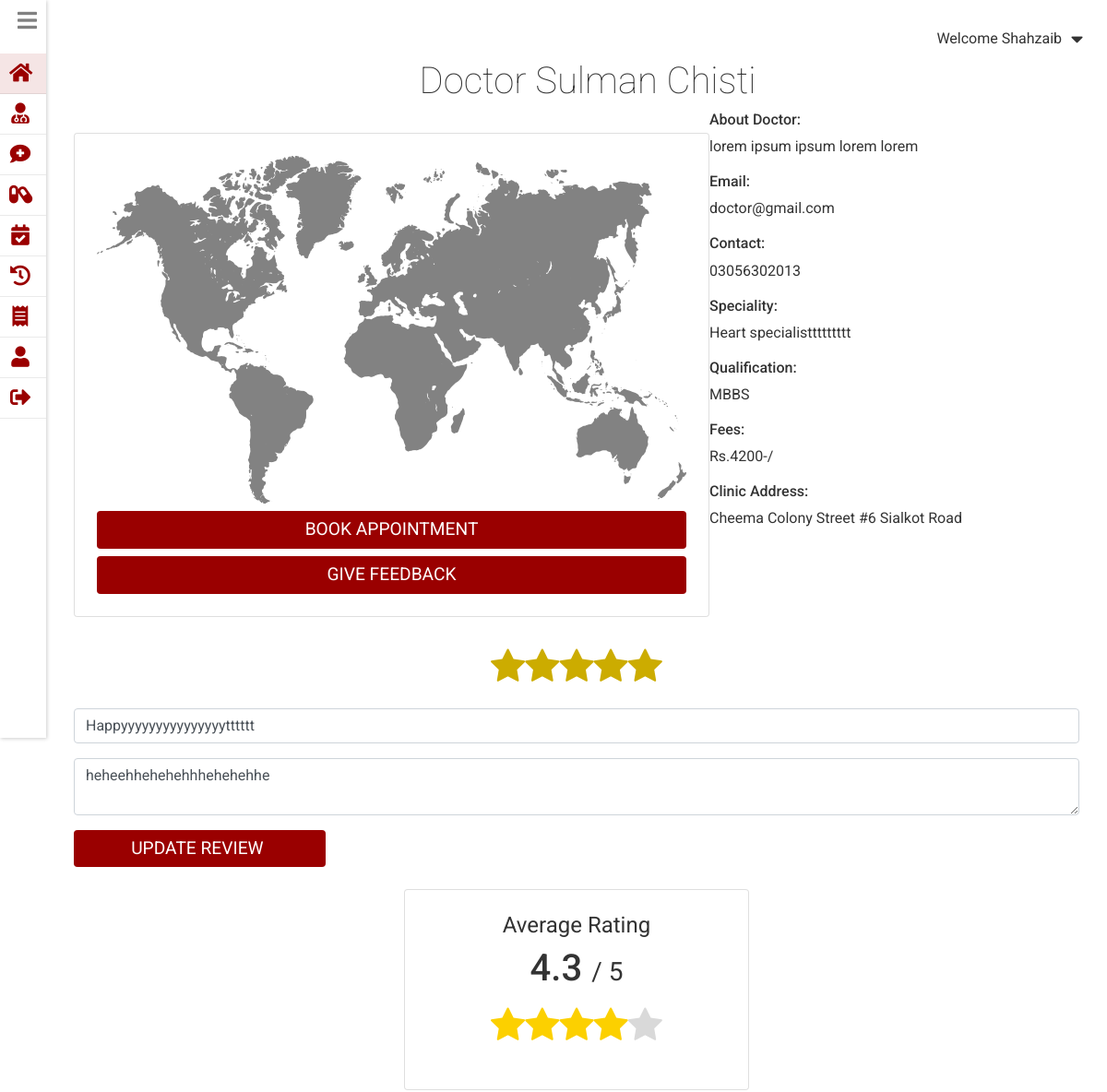
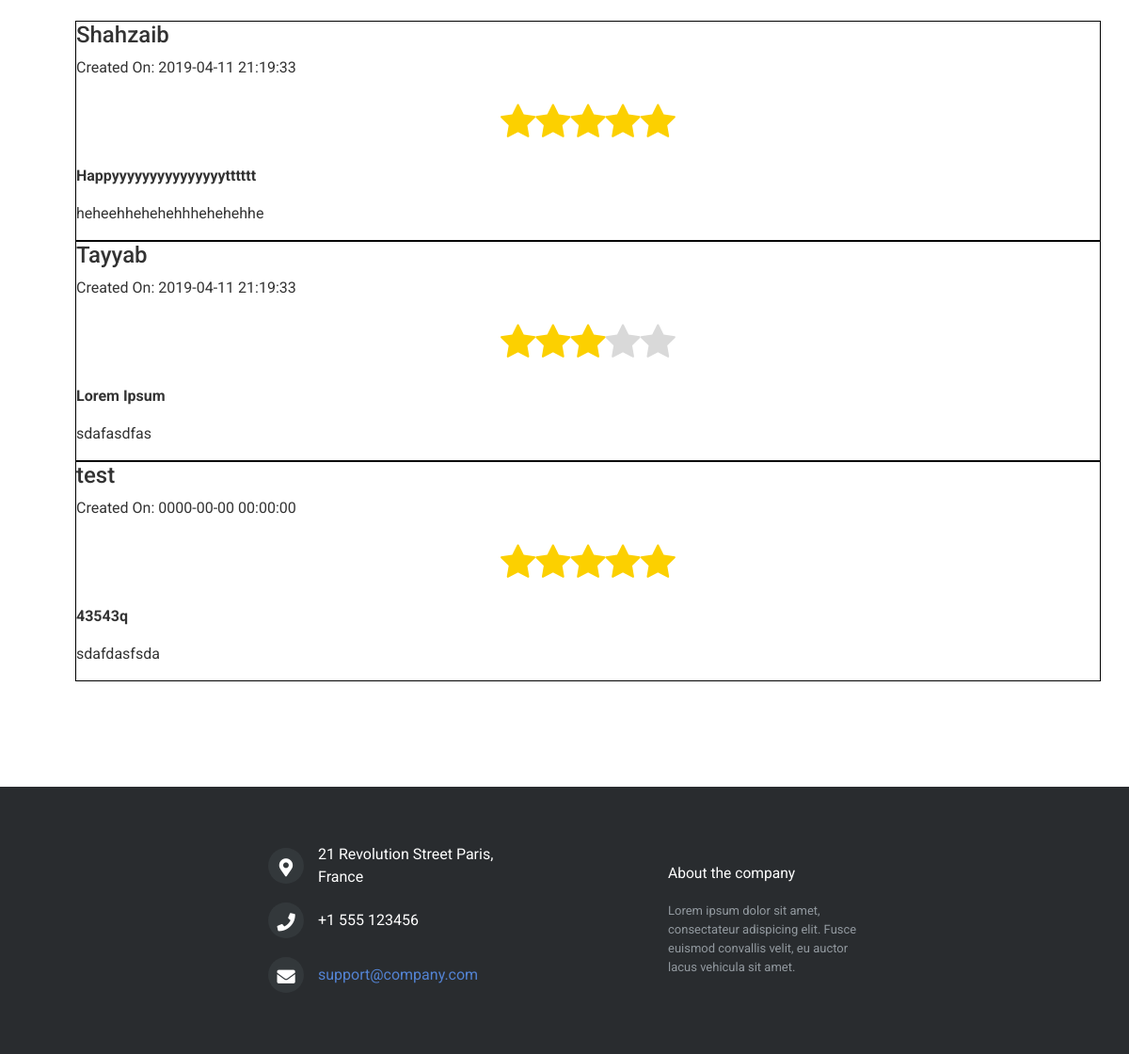
Screenshot of /patient/doctor_detail.php?doctor_id=15 (signed in) with the database file from the repository (2 pictures, top to bottom).
### tables this page shows
CREATE TABLE `patients` (
  `id` int(11) NOT NULL,
  `username` varchar(255) NOT NULL,
  `name` varchar(255) NOT NULL,
  `email` varchar(255) NOT NULL,
  `gender` varchar(6) NOT NULL,
  `hashedPassword` varchar(255) NOT NULL,
  `phone` varchar(255) NOT NULL,
  `address` varchar(255) NOT NULL,
  `city` varchar(255) NOT NULL,
  `dob` varchar(255) NOT NULL,
  `created_on` timestamp NOT NULL DEFAULT CURRENT_TIMESTAMP
);

CREATE TABLE `doctors` (
  `id` int(11) NOT NULL,
  `username` varchar(255) NOT NULL,
  `name` varchar(255) NOT NULL,
  `email` varchar(255) NOT NULL,
  `gender` varchar(6) NOT NULL,
  `hashedPassword` varchar(255) NOT NULL,
  `phone` varchar(60) NOT NULL,
  `address` varchar(255) NOT NULL,
  `city` varchar(60) NOT NULL,
  `dob` varchar(255) NOT NULL,
  `about` varchar(255) NOT NULL,
  `specialization` varchar(60) NOT NULL,
  `qualification` varchar(60) NOT NULL,
  `fees` int(11) NOT NULL,
  `created_on` timestamp NOT NULL DEFAULT CURRENT_TIMESTAMP
);

CREATE TABLE `reviews` (
  `id` int(11) NOT NULL,
  `rating` int(2) NOT NULL,
  `doctor_id` int(11) NOT NULL,
  `patient_id` int(11) NOT NULL,
  `subject` varchar(255) NOT NULL,
  `message` varchar(255) NOT NULL,
  `created_on` timestamp NULL DEFAULT CURRENT_TIMESTAMP
);

### private/functions.php (called while the page is built, shortened)
<?php
function loggedInPatientId(){
  return $_SESSION[SessionContract::SESSION_PATIENT_ID];
}
  function urlFor($script_path) {
      if($script_path[0] != '/') {
        $script_path = "/" . $script_path;
      }
      return WWW_ROOT . $script_path;
  }
  function getStylePath($stylesheet_name) {
      if($stylesheet_name[0] != '/') {
        $stylesheet_name = "/" . $stylesheet_name;
      }
      return STYLES_PATH . $stylesheet_name;
  }
?>

### private/model/patient.class.php (called while the page is built, shortened)
<?php
class Patient {
    private $name;
    static private $db;
  static public function setDatabase($pdo){
    if($pdo){
      Patient::$db = $pdo;
    }
    else{
      throw new \Exception("Please pass valid database in Patient ");
    }
  }
  static public function find_patient_by_id($id){
    $queryString  = "SELECT * FROM ".PatientTable::TABLE_NAME." ";
    $queryString .= "WHERE ".PatientTable::COLUMN_ID." = ?";
    $stmt = Patient::$db->prepare($queryString);
    $stmt->execute([$id]);
    $patient = $stmt->fetch(PDO::FETCH_ASSOC);
    if($patient){
      return new Patient($patient);
    }
    else {
      return false;
    }
  }
  public function setName($name='')
  {
    $this->name = $name;
  }
  public function getName()
  {
    return $this->name;
  }
}
?>

### private/model/doctor.class.php (called while the page is built, shortened)
<?php
class Doctor
{
    private $id;
    private $name;
    private $email;
    private $phone;
    private $address;
    private $about;
    private $specialization;
    private $qualification;
    private $fees;
    static private $db;
    function __construct($args =[]){
            $this->setId($args[DoctorTable::COLUMN_ID] ?? '');
    }
    static public function setDatabase($pdo){
      if($pdo){
        Doctor::$db = $pdo;
      }
      else{
        throw new \Exception("Please pass valid database in doctor ");
      }
    }
    static public function find_doctor_by_id($id){
        $queryString = "SELECT * FROM ".DoctorTable::TABLE_NAME;
        $queryString .= " WHERE ".DoctorTable::COLUMN_ID." = ?";
        $stmt = Doctor::$db->prepare($queryString);
        $stmt->execute([$id]);
        $doctor = $stmt->fetch(PDO::FETCH_ASSOC);
        if($doctor){
          return new Doctor($doctor);
        }
        return false;
    }
    public function getId() {
         return $this->id;
    }
    public function setId($id) {
         $this->id = $id;
         $this->reviews = Review::find_reviews_by_doctor_id($id);
    }
    public function getName() {
         return $this->name;
    }
    public function setName($name) {
         $this->name = $name;
    }
    public function getEmail() {
         return $this->email;
    }
    public function setEmail($email) {
         $this->email = $email;
    }
    public function getPhone() {
         return $this->phone;
    }
    public function setPhone($phone) {
         $this->phone = $phone;
    }
    public function getAddress() {
         return $this->address;
    }
    public function setAddress($address) {
         $this->address = $address;
    }
    public function getAbout() {
         return $this->about;
    }
    public function setAbout($about) {
         $this->about = $about;
    }
    public function getSpecialization() {
         return $this->specialization;
    }
    public function setSpecialization($specialization) {
         $this->specialization = $specialization;
    }
    public function getQualification() {
         return $this->qualification;
    }
    public function setQualification($qualification) {
         $this->qualification = $qualification;
    }
    public function getFees() {
         return $this->fees;
    }
    public function setFees($fees) {
         $this->fees = $fees;
    }
}
 ?>

### public/patient/doctor_detail.php (the view, shortened to what this page needs)
<?php  require_once('../../private/initialize.php');
    $patient_id = loggedInPatientId();
    $doctor_id =  $_GET['doctor_id'] ?? '';
    $doctor = Doctor::find_doctor_by_id($doctor_id);
        $reviews = [];
        $reviewsAssoc = Review::find_reviews_by_doctor_id($doctor_id);
        foreach ($reviewsAssoc as $reviewAssoc) {
          $reviews[] = new Review($reviewAssoc);
        }
        $patientReview = Review::find_review_by_patient_id($patient_id);
    require_once(getSharedFilePath('patient/header.php'));
?>
    <section class="main_content">
      <h1 class=" "><?php echo $doctor->getName(); ?></h1>
      <div class="d-flex">
        <div class="card">
          <img class="card-img img-fluid" src="../../private/shared/assets/default_img.png" alt="">
          <a class="btn btn-primary mt-2" href="<?php echo urlFor('patient/book_appointment.php')."?doctor_id=".$doctor->getId(); ?>">Book Appointment</a>
          <button type="button" class="btn btn-primary mt-2" data-toggle="modal" data-target="#reviewModal">Give Feedback</button>
        </div>
        <div class="">
          <div class="">
            <h6>About Doctor:</h6>
            <p><?php echo $doctor->getAbout(); ?></p>
          </div>
          <div class="">
            <h6>Email:</h6>
            <p><?php echo $doctor->getEmail(); ?></p>
          </div>
          <div class="">
            <h6>Contact:</h6>
            <p><?php echo $doctor->getPhone(); ?></p>
          </div>
          <div class="">
            <h6>Speciality:</h6>
            <p><?php echo $doctor->getSpecialization(); ?></p>
          </div>
          <div class="">
            <h6>Qualification:</h6>
            <p><?php echo $doctor->getQualification(); ?></p>
          </div>
          <div class="">
            <h6>Fees:</h6>
            <p><?php echo "Rs.".$doctor->getFees()."-/"; ?></p>
          </div>
          <div class="">
            <h6>Clinic Address:</h6>
            <p><?php echo $doctor->getAddress(); ?></p>
          </div>
        </div>
      </div>
      <form action="<?php echo $_SERVER['SCRIPT_NAME']."?doctor_id=".$doctor_id; ?>" method="post">
        <?php
            if(!$patientReview){
              echo Review::getRatingStarsForForm();
            }else {
              echo Review::getRatingStarsForForm($patientReview->getRating());
            }
        ?>
          <div class="form-group">
            <input type="text" class="form-control" placeholder="Subject" name="<?php echo ReviewTable::COLUMN_SUBJECT; ?>"
            value="<?php if($patientReview){ echo $patientReview->getSubject(); } ?>">
          </div>
          <div class="form-group">
            <textarea class="form-control" placeholder="Message" name="<?php echo ReviewTable::COLUMN_MESSAGE; ?>"><?php if($patientReview){ echo $patientReview->getMessage(); } ?></textarea>
          </div>
          <input class="btn btn-primary col-3 " type="submit" name="submit" value="<?php  echo ($patientReview === false) ?  "Post Review" :  "Update Review"; ?> ">
      </form>
      <section class="doctor-rating-holder">
        <div class="row d-flex  justify-content-around">
          <div class="average-rating-container card col-4">
            <h4>Average Rating</h4>
            <h2><?php echo Review::get_average_doctor_rating($doctor->getId()); ?> <span>/ 5 </span></h2>
            <?php echo Review::getRatingStars((int) Review::get_average_doctor_rating($doctor->getId())); ?>
          </div>
        </div>
        <div>
            <?php foreach ($reviews as $review): ?>
              <div class="single-review" style="border: 1px solid #000">
                <h4><?php echo $review->getPatient()->getName(); ?></h4>
                <p>Created On: <?php echo $review->getCreatedOn(); ?></p>
                  <?php echo Review::getRatingStars($review->getRating()); ?>
                <p> <b><?php echo $review->getSubject(); ?></b> </p>
                <p> <?php echo $review->getMessage(); ?></p>
              </div>
            <?php endforeach; ?>
        </div>
      </section>
    </section>
<?php   require_once(getSharedFilePath('patient/footer.php')); ?>

### private/shared/patient/header.php (shortened to what this page needs)
<?php
  $patient_id = loggedInPatientId();
  $patient = Patient::find_patient_by_id($patient_id);
 ?>
<!DOCTYPE html>
<html lang="en" dir="ltr">
  <head>
    <link rel="stylesheet" href="<?php echo getStylePath("main.css"); ?>">
    <link rel="stylesheet" href="https://stackpath.bootstrapcdn.com/bootstrap/4.3.1/css/bootstrap.min.css">
    <link rel="stylesheet" href="https://use.fontawesome.com/releases/v5.7.0/css/all.css">
  </head>
  <body>
      <div class="welcome_bar">
        <p>Welcome <?php echo $patient->getName(); ?> </p><i id="welcome_drop_down_btn" class="fas fa-caret-down"></i>
      </div>
    <div class="content">
      <nav class="drawer drawer_collapse  ">
         <i id="drawer_icon" class="fas fa-bars"></i>
         <ul>
         <li onclick="location.href='<?php echo urlFor("patient/index.php"); ?>';" class="item_selected">
           <i class="drawer_item_icon fas fa-home"></i>
         </li>
         <li  onclick="location.href='<?php echo urlFor("patient/doctors.php"); ?>';">
           <i  class="drawer_item_icon fas fa-user-md"></i>
         </li>
         <li onclick="location.href='<?php echo urlFor("patient/ask_for_prescription.php"); ?>';">
           <i class="drawer_item_icon fas fa-comment-medical"></i>
         </li>
         <li onclick="location.href='<?php echo urlFor("patient/my_prescriptions.php"); ?>';">
           <i class="drawer_item_icon fas fa-capsules"></i>
         </li>
         <li  onclick="location.href='<?php echo urlFor("patient/book_appointment.php"); ?>';">
           <i class="drawer_item_icon fas fa-calendar-check"></i>
         </li>
         <li  onclick="location.href='<?php echo urlFor("patient/my_appointments.php"); ?>';">
           <i class="drawer_item_icon fas fa-history"></i>
         </li>
         <li onclick="location.href='';">
           <i class="drawer_item_icon fas fa-receipt"></i>
         </li>
         <li onclick="location.href='<?php echo urlFor("patient/profile.php"); ?>';">
           <i class="drawer_item_icon fas fa-user"></i>
         </li>
         <li onclick="location.href='<?php echo urlFor("patient/doLogout.php"); ?>';">
           <i class="drawer_item_icon fas fa-sign-out-alt"></i>
         </li>
       </ul>
      </nav>

### private/styles/css/main.css (style rules this page uses)
* { margin: 0; padding: 0; font-family: 'Roboto', sans-serif; color: #333333; }
.welcome_bar { display: flex; position: absolute; top: 0; right: 0; margin: 16px; align-items: center; justify-content: center; }
.welcome_bar p { margin-top: 14px; }
.welcome_bar #welcome_drop_down_btn { font-size: 1.3em; padding: 10px; box-sizing: border-box; fill: #333333; }
.content { display: flex; }
.drawer { position: relative; font-weight: normal; height: 100vh; display: block; box-shadow: 1px 1px 4px rgba(0, 0, 0, 0.2); flex-basis: 350px; }
.drawer.drawer_collapse { flex-basis: 0px; }
.drawer.drawer_collapse li { padding-right: 16px; }
.drawer #drawer_icon { font-size: 1.5em; color: grey; position: absolute; top: 0; right: 0; padding: 10px; box-sizing: border-box; }
.drawer ul { list-style: none; display: flex; flex-direction: column; padding-top: 58px; }
.drawer li { display: flex; justify-content: flex-start; align-items: center; padding: 10px; padding-right: 48px; box-sizing: border-box; position: relative; }
.drawer li::after { display: inline-block; content: ""; height: 1px; width: 100%; position: absolute; bottom: 0; left: 0; background: rgba(51, 51, 51, 0.1); }
.drawer .drawer_item_icon { font-size: 1.4em; text-align: center; width: 24px; height: 24px; color: #9a0000; }
.drawer .item_selected { background: rgba(154, 0, 0, 0.1); }
.main_content { width: 100%; padding: 0 30px; margin-bottom: 200px; }
.main_content h1 { font-weight: lighter; text-align: center; margin-left: 24px; margin-top: 64px; }
input { outline: none; margin: 0; border: none; -webkit-box-shadow: none; -moz-box-shadow: none; box-shadow: none; width: 100%; font-size: 14px; font-family: inherit; }
.btn.btn-primary { background: #9a0000; font-size: 1.2em; text-transform: uppercase; outline: none; border: 0 solid #000; }
.card { padding: 24px; margin: 24px 0; }
.form-control, .btn { min-height: 38px; border-radius: 2px; }
.btn { font-size: 15px; font-weight: bold; }
.doctor-rating-holder { display: block; width: 100%; height: 100vh; }
.doctor-rating-holder .average-rating-container { text-align: center; }
.doctor-rating-holder .average-rating-container h4 { font-weight: normal; }
.doctor-rating-holder .average-rating-container h2 { font-size: 2.5em; }
.doctor-rating-holder .average-rating-container h2 span { font-weight: normal; font-size: 0.7em; }

### rows the page displays
patients: name "Shahzaib"
doctors: name "Doctor Sulman Chisti", about "lorem ipsum ipsum lorem lorem", email "doctor@gmail.com", phone "03056302013", specialization "Heart specialisttttttttt", qualification "MBBS", fees "4200", address "Cheema Colony Street #6 Sialkot Road"
reviews: subject "Happyyyyyyyyyyyyyyytttttt", message "heheehhehehehhhehehehhe", patient.name "Shahzaib", created_on "2019-04-11 21:19:33"
reviews: patient.name "Tayyab", created_on "2019-04-11 21:19:33", subject "Lorem Ipsum", message "sdafasdfas"
reviews: patient.name "test", created_on "0000-00-00 00:00:00", subject "43543q", message "sdafdasfsda"

### other values shown
Review::get_average_doctor_rating($doctor->getId()) "4.3"
